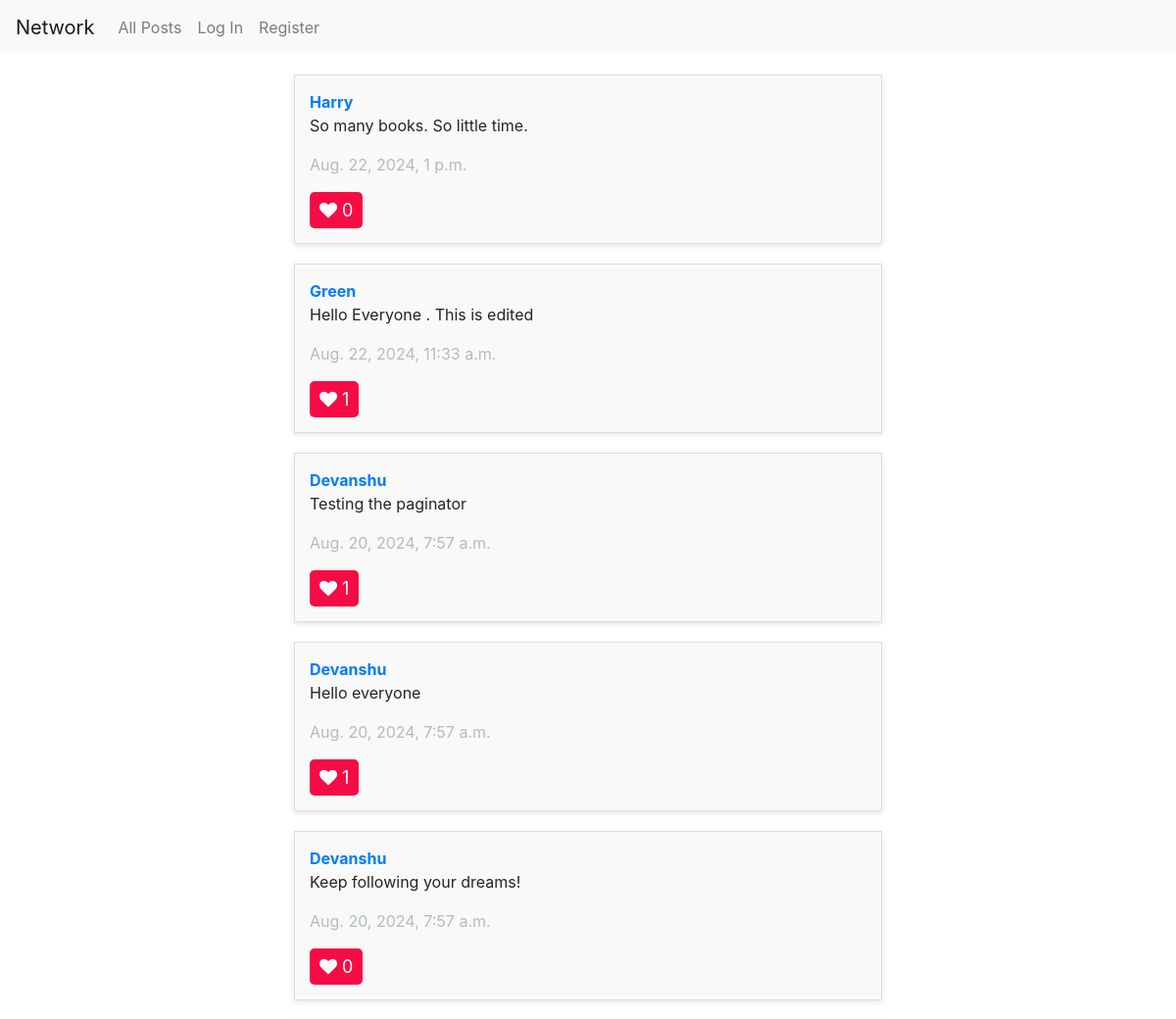
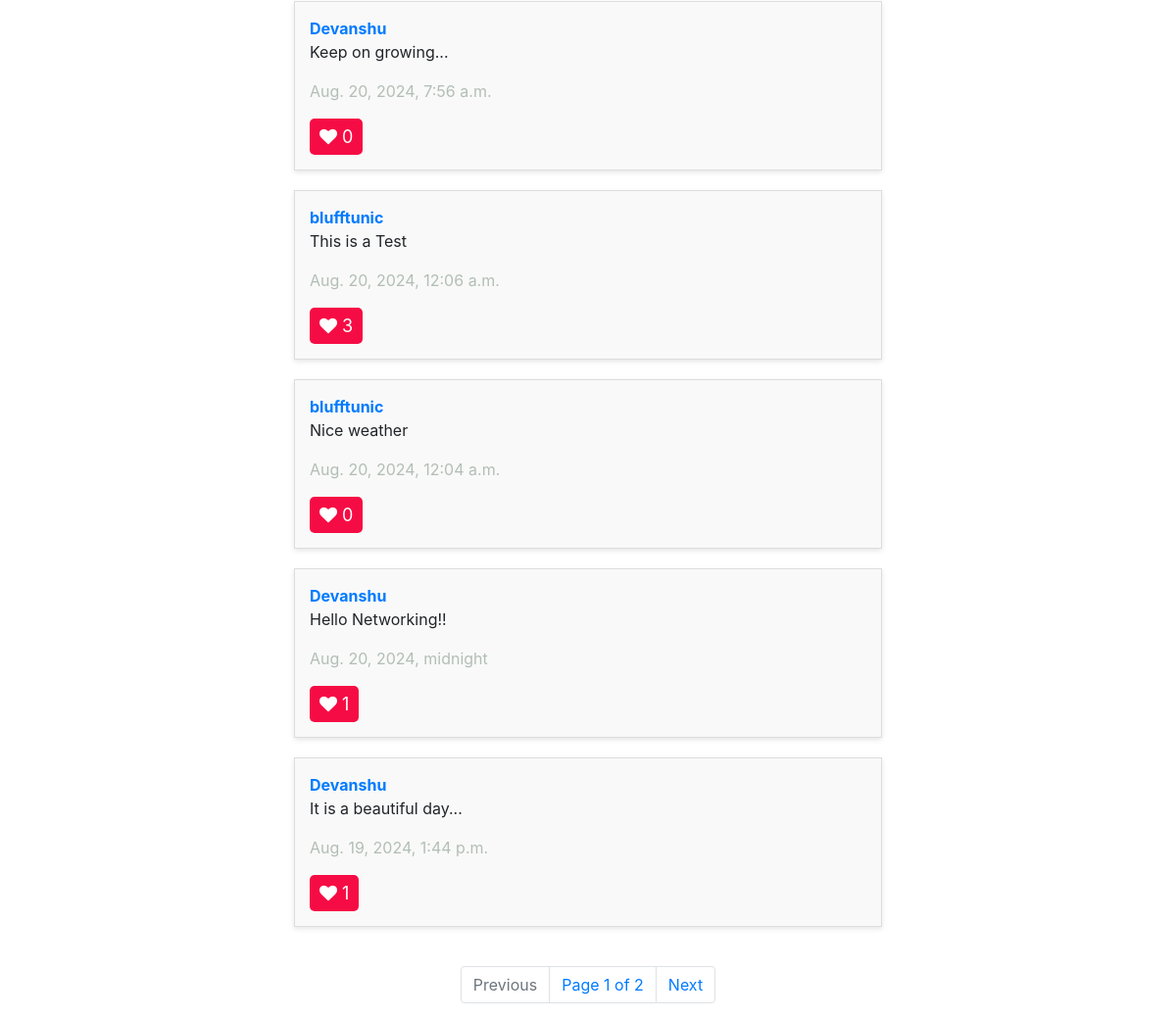
The app's page /, older data (2 pictures, top to bottom).
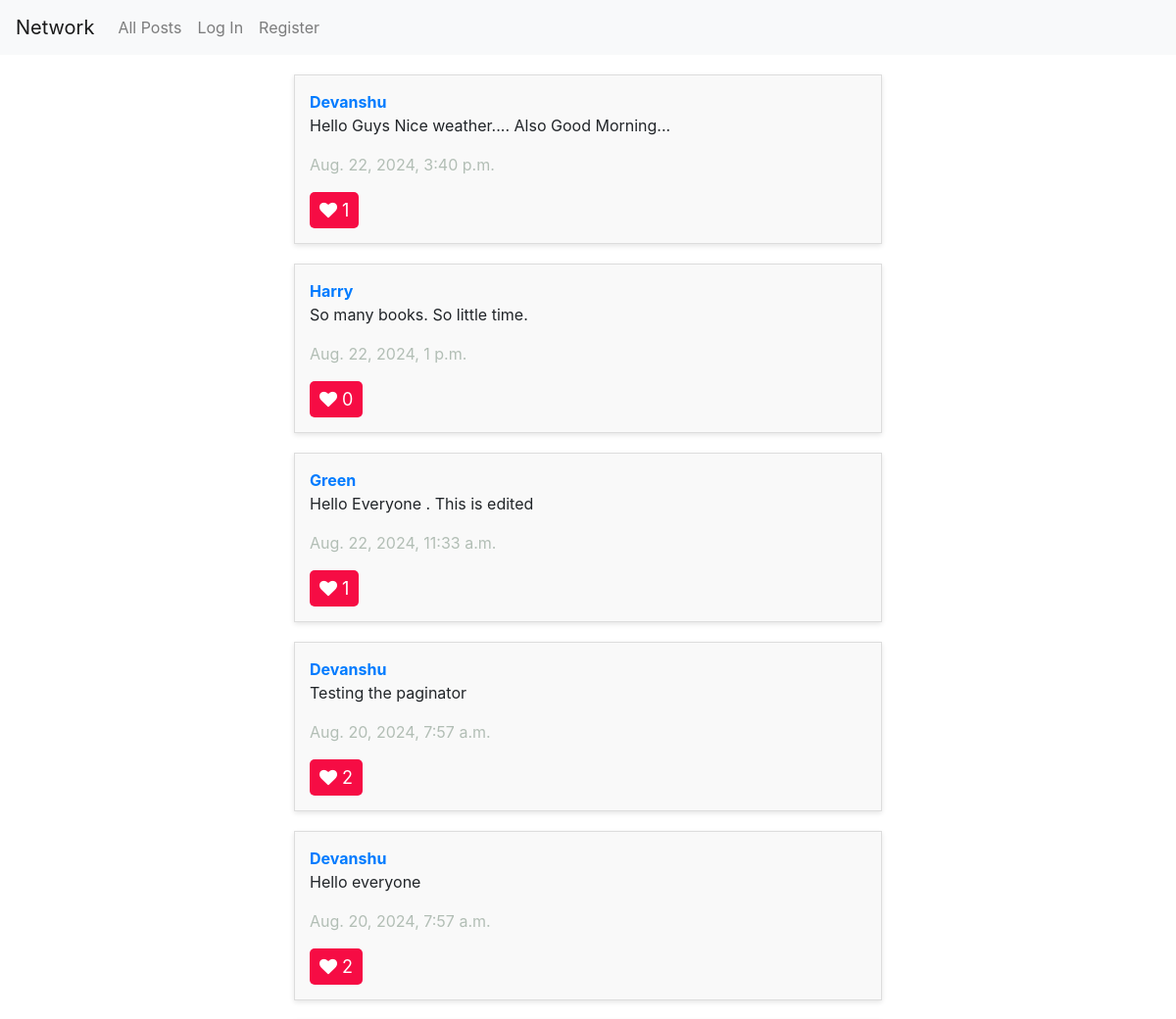
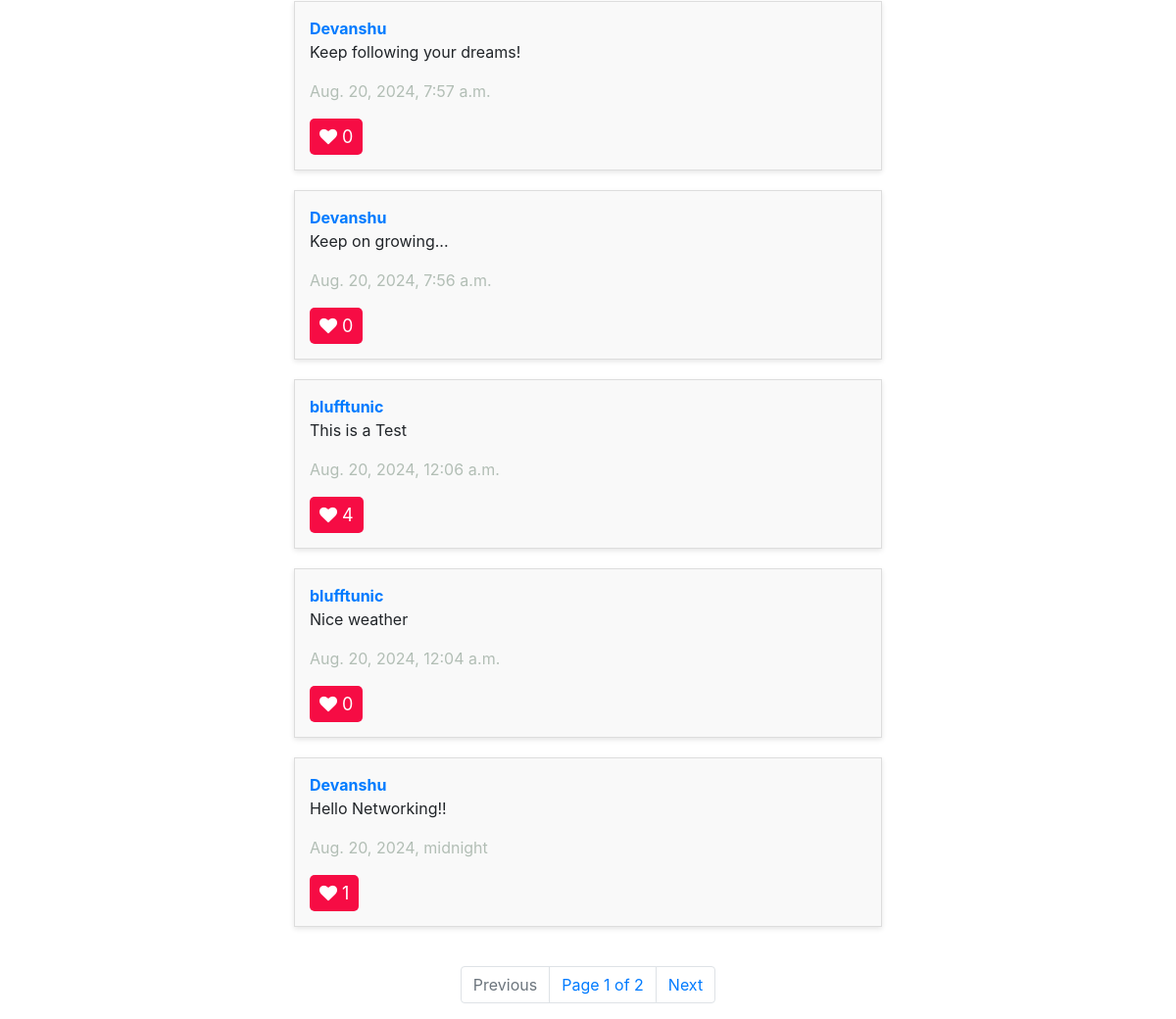
The same page, newer data (2 pictures, top to bottom).
### network/models.py (models this page shows, shortened)
class Post(models.Model):
    user = models.ForeignKey(User, on_delete=models.CASCADE, related_name="userpost")
    text = models.TextField()
    likes = models.IntegerField(blank=True, null=True, default =0)
    timestamp = models.DateTimeField(auto_now_add=True)

class User(AbstractUser):
    followers = models.IntegerField(blank=True, null=True, default=0)
    following = models.IntegerField(blank=True, null=True, default=0)

### network/views.py (the view)
# urls.py: path("", views.index, name="index"),
def index(request):
    posts = Post.objects.all().order_by('-id')
    p = Paginator(posts, 10)
    page_number = request.GET.get('page')
    page_obj = p.get_page(page_number)
    try:
        page_obj = p.get_page(page_number)
    except PageNotAnInteger:
        page_obj = p.page(1)
    except EmptyPage:
        page_obj = p.page(p.num_pages)
    if isinstance(request.user, AnonymousUser):
        liked_post_ids = set()
    else:
        liked_posts = Like.objects.filter(user=request.user, like=True).values_list('post_id', flat=True)
        liked_post_ids = set(liked_posts)
    return render(request, "network/index.html", {
        "posts":page_obj,
        "page_obj":page_obj,
        "liked_post_ids":liked_post_ids
    })

### network/templates/network/index.html (shortened to what this page needs)
{% extends "network/layout.html" %}
{% load static %}
{% block body %}
    <div id="posts">
        {% for post in page_obj %}
            <div id="post">
                <a href="{% url 'profile_page' user_id=post.user.id %}" id="user"><strong>{{ post.user }}</strong></a>
                <br>
                <div class="editButton-{{ post.id }}" id="edit-text">
                    <p id = "postBody-{{ post.id }}">{{ post.text }}</p>
                </div>
                <p id="timestamp">{{ post.timestamp }}</p>
                <button id="like" data-post-id="{{ post.id }}" class="like-button {% if post.id in liked_post_ids %}liked{% endif %}">
                        <i class="fa fa-heart" style="font-size:18px" ></i>
                     <span class="count" id="like-count-{{ post.id }}">{{ post.likes }}</span>
                     </button>
            </div>
        {% endfor %}
    </div>
    <nav class="Page-navigation">
        <ul class="pagination">
            {% if page_obj.has_previous %}
                <li class="page-item">
                    <a class="page-link" href="?page={{ page_obj.previous_page_number }}" tabindex="-1">Previous</a>
                </li>
            {% else %}
                <li class="page-item disabled">
                    <a class="page-link" tabindex="-1" aria-disabled="true">Previous</a>
                </li>
            {% endif %}
            <li class="page-link">Page {{ page_obj.number }} of {{ page_obj.paginator.num_pages }}</li>
            {% if page_obj.has_next %}
                <li class="page-item">
                    <a class="page-link" href="?page={{ page_obj.next_page_number }}">Next</a>
                </li>
            {% else %}
                <li class="page-item disabled">
                    <a class="page-link" aria-disabled="true">Next</a>
                </li>
            {% endif %}
        </ul>
    </nav>
{% endblock %}

Row changes from the older to the newer data that the page shows:
no longer on this page (row unchanged): Post: user "Devanshu", text "It is a beautiful day...", timestamp "Aug. 19, 2024, 1:44 p.m.", likes "1"
added Post: user "Devanshu", text "Hello Guys Nice weather.... Also Good Morning...", timestamp "Aug. 22, 2024, 3:40 p.m.", likes "1"
changed Post "Testing the paginator": likes "1" → "2"
changed Post "Hello everyone": likes "1" → "2"
changed Post "This is a Test": likes "3" → "4"
